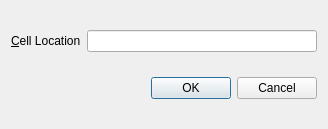
<?xml version="1.0" encoding="UTF-8"?>
<ui version="4.0">
 <class>GoToCellDialog</class>
 <widget class="QWidget" name="GoToCellDialog">
  <property name="geometry">
   <rect>
    <x>0</x>
    <y>0</y>
    <width>328</width>
    <height>129</height>
   </rect>
  </property>
  <property name="windowTitle">
   <string>Go to Cell</string>
  </property>
  <layout class="QVBoxLayout" name="verticalLayout">
   <item>
    <layout class="QHBoxLayout" name="horizontalLayout">
     <item>
      <widget class="QLabel" name="label">
       <property name="text">
        <string>&amp;Cell Location</string>
       </property>
       <property name="buddy">
        <cstring>lineEdit</cstring>
       </property>
      </widget>
     </item>
     <item>
      <widget class="QLineEdit" name="lineEdit"/>
     </item>
    </layout>
   </item>
   <item>
    <widget class="QDialogButtonBox" name="buttonBox">
     <property name="standardButtons">
      <set>QDialogButtonBox::Cancel|QDialogButtonBox::Ok</set>
     </property>
    </widget>
   </item>
  </layout>
 </widget>
 <resources/>
 <connections/>
</ui>
